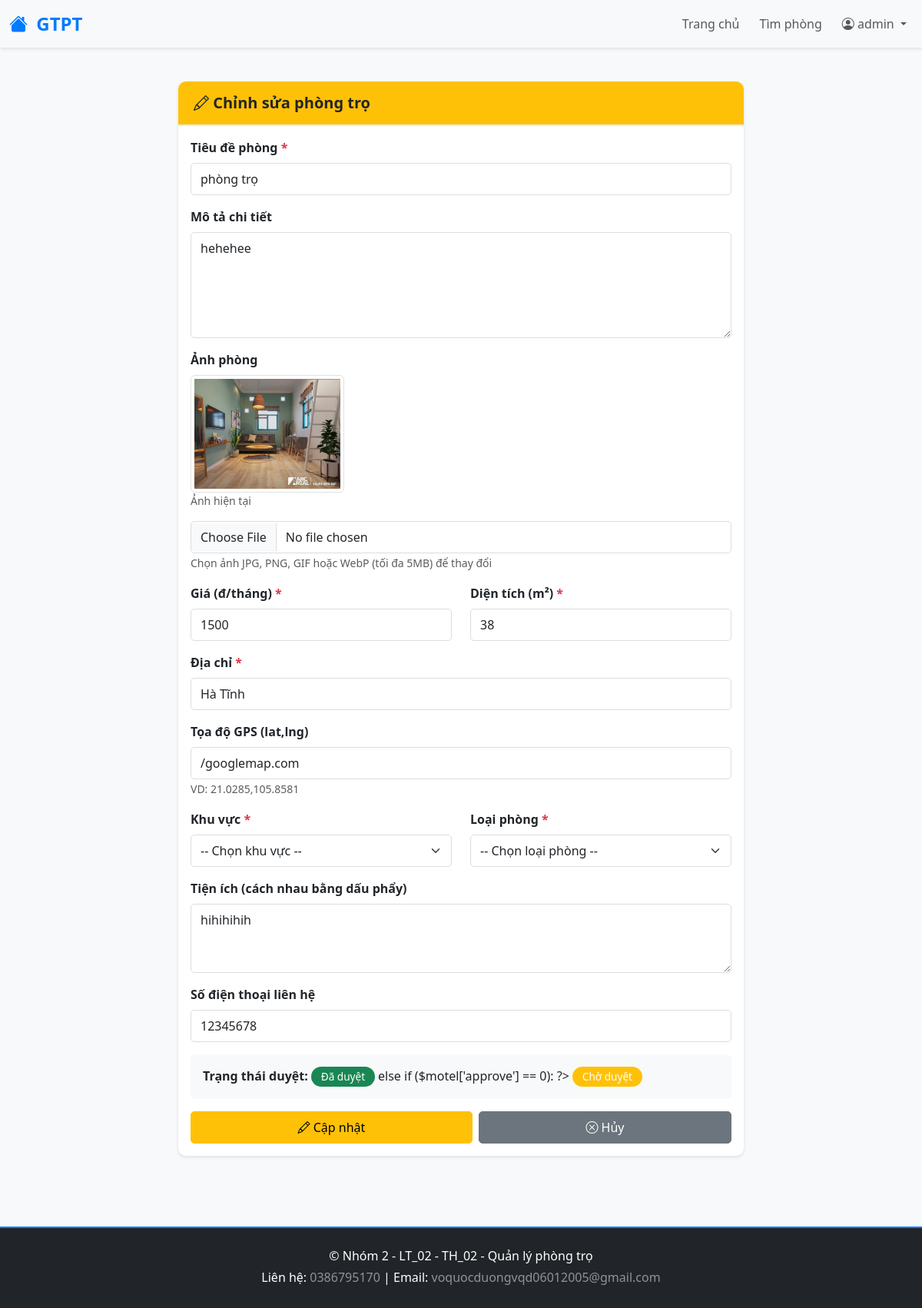
The page /motel/edit_motel.php?id=1 (signed in) on the database its author committed.
### tables this page shows
CREATE TABLE `motel` (
  `ID` int(10) NOT NULL,
  `title` varchar(255) NOT NULL,
  `description` text NOT NULL,
  `price` int(11) NOT NULL,
  `area` int(11) NOT NULL,
  `count_view` int(11) NOT NULL,
  `address` varchar(255) NOT NULL,
  `latlng` varchar(255) NOT NULL,
  `images` varchar(255) NOT NULL,
  `user_id` int(10) NOT NULL,
  `category_id` int(11) NOT NULL,
  `district_id` int(11) NOT NULL,
  `utilities` varchar(255) NOT NULL,
  `created_at` timestamp NOT NULL DEFAULT current_timestamp() ON UPDATE current_timestamp(),
  `phone` varchar(255) NOT NULL,
  `approve` int(11) NOT NULL
);

### motel/edit_motel.php (the view, shortened to what this page needs)
<?php
include '../config/connect.php';
$user_id = $_SESSION['user_id'];
$motel_id = isset($_GET['id']) ? (int)$_GET['id'] : 0;
try {
    $sql = "SELECT * FROM motel WHERE id = ? AND user_id = ?";
    $stmt = $conn->prepare($sql);
    $stmt->execute([$motel_id, $user_id]);
    $motel = $stmt->fetch();
} catch (PDOException $e) {
    die("Lỗi: " . $e->getMessage());
}
?>
<?php include '../includes/header.php'; ?>
<div class="container py-4">
    <div class="row">
        <div class="col-md-8 offset-md-2">
            <div class="card shadow-sm" style="border-radius: 10px;">
                <div class="card-header bg-warning text-dark" style="border-radius: 10px 10px 0 0;">
                    <h5 class="mb-0 fw-bold"><i class="bi bi-pencil"></i> Chỉnh sửa phòng trọ</h5>
                </div>
                <div class="card-body">
                    <form method="POST" enctype="multipart/form-data">
                        <div class="mb-3">
                            <label for="title" class="form-label fw-bold">Tiêu đề phòng <span class="text-danger">*</span></label>
                            <input
                                type="text"
                                class="form-control"
                                id="title"
                                name="title"
                                placeholder="VD: Phòng đơn gần ĐH Vinh"
                                value="<?php echo htmlspecialchars($motel['title']); ?>"
                                required
                            >
                        </div>
                        <div class="mb-3">
                            <label for="description" class="form-label fw-bold">Mô tả chi tiết</label>
                            <textarea
                                class="form-control"
                                id="description"
                                name="description"
                                rows="5"
                                placeholder="Mô tả chi tiết về phòng trọ..."
                            ><?php echo htmlspecialchars($motel['description']); ?></textarea>
                        </div>
                        <div class="mb-3">
                            <label for="images" class="form-label fw-bold">Ảnh phòng</label>
                            <?php if (!empty($motel['images']) && file_exists('../uploads/' . $motel['images'])): ?>
                                <div class="mb-3">
                                    <img src="../uploads/<?php echo htmlspecialchars($motel['images']); ?>" alt="<?php echo htmlspecialchars($motel['title']); ?>" class="img-thumbnail" style="max-width: 200px;">
                                    <p class="text-muted small">Ảnh hiện tại</p>
                                </div>
                            <?php endif; ?>
                            <input
                                type="file"
                                class="form-control"
                                id="images"
                                name="images"
                                accept="image/*"
                            >
                            <small class="text-muted">Chọn ảnh JPG, PNG, GIF hoặc WebP (tối đa 5MB) để thay đổi</small>
                        </div>
                        <div class="row">
                            <div class="col-md-6 mb-3">
                                <label for="price" class="form-label fw-bold">Giá (đ/tháng) <span class="text-danger">*</span></label>
                                <input
                                    type="number"
                                    class="form-control"
                                    id="price"
                                    name="price"
                                    placeholder="3000000"
                                    value="<?php echo htmlspecialchars($motel['price']); ?>"
                                    required
                                >
                            </div>
                            <div class="col-md-6 mb-3">
                                <label for="area" class="form-label fw-bold">Diện tích (m²) <span class="text-danger">*</span></label>
                                <input
                                    type="number"
                                    class="form-control"
                                    id="area"
                                    name="area"
                                    placeholder="25"
                                    value="<?php echo htmlspecialchars($motel['area']); ?>"
                                    required
                                >
                            </div>
                        </div>
                        <div class="mb-3">
                            <label for="address" class="form-label fw-bold">Địa chỉ <span class="text-danger">*</span></label>
                            <input
                                type="text"
                                class="form-control"
                                id="address"
                                name="address"
                                placeholder="123 Đ. Lê Lợi, Hoàn Kiếm, Hà Nội"
                                value="<?php echo htmlspecialchars($motel['address']); ?>"
                                required
                            >
                        </div>
                        <div class="mb-3">
                            <label for="latlng" class="form-label fw-bold">Tọa độ GPS (lat,lng)</label>
                            <input
                                type="text"
                                class="form-control"
                                id="latlng"
                                name="latlng"
                                placeholder="21.0285,105.8581"
                                value="<?php echo htmlspecialchars($motel['latlng']); ?>"
                            >
                            <small class="text-muted">VD: 21.0285,105.8581</small>
                        </div>
                        <div class="row">
                            <div class="col-md-6 mb-3">
                                <label for="district_id" class="form-label fw-bold">Khu vực <span class="text-danger">*</span></label>
                                <select name="district_id" id="district_id" class="form-select" required>
                                    <option value="">-- Chọn khu vực --</option>
                                </select>
                            </div>
                            <div class="col-md-6 mb-3">
                                <label for="category_id" class="form-label fw-bold">Loại phòng <span class="text-danger">*</span></label>
                                <select name="category_id" id="category_id" class="form-select" required>
                                    <option value="">-- Chọn loại phòng --</option>
                                </select>
                            </div>
                        </div>
                        <div class="mb-3">
                            <label for="utilities" class="form-label fw-bold">Tiện ích (cách nhau bằng dấu phẩy)</label>
                            <textarea
                                class="form-control"
                                id="utilities"
                                name="utilities"
                                rows="3"
                                placeholder="VD: Máy lạnh, Wifi, Bếp, Nóng lạnh"
                            ><?php echo htmlspecialchars($motel['utilities']); ?></textarea>
                        </div>
                        <div class="mb-3">
                            <label for="phone" class="form-label fw-bold">Số điện thoại liên hệ</label>
                            <input
                                type="tel"
                                class="form-control"
                                id="phone"
                                name="phone"
                                placeholder="0987654321"
                                value="<?php echo htmlspecialchars($motel['phone']); ?>"
                            >
                        </div>
                        <div class="mb-3 p-3 bg-light rounded">
                            <strong>Trạng thái duyệt:</strong>
                            <?php if ($motel['approve'] == 1): ?>
                                <span class="badge bg-success">Đã duyệt</span>
                            else if ($motel['approve'] == 0): ?>
                                <span class="badge bg-warning">Chờ duyệt</span>
                            <?php else: ?>
                                <span class="badge bg-danger">Bị từ chối</span>
                            <?php endif; ?>
                        </div>
                        <div class="d-flex gap-2">
                            <button type="submit" class="btn btn-warning flex-grow-1">
                                <i class="bi bi-pencil"></i> Cập nhật
                            </button>
                            <a href="my_motels.php" class="btn btn-secondary flex-grow-1">
                                <i class="bi bi-x-circle"></i> Hủy
                            </a>
                        </div>
                    </form>
                </div>
            </div>
        </div>
    </div>
</div>
<?php include '../includes/footer.php'; ?>

### assets/css/style.css (style rules this page uses)
:root { --primary-color: #007bff; --secondary-color: #6c757d; --success-color: #28a745; --danger-color: #dc3545; --warning-color: #ffc107; --info-color: #17a2b8; }
* { margin: 0; padding: 0; box-sizing: border-box; }
body { font-family: 'Segoe UI', Tahoma, Geneva, Verdana, sans-serif; background-color: #f8f9fa; color: #333; }
.card { border: none; transition: transform 0.3s ease, box-shadow 0.3s ease; }
.card-header { border-bottom: 2px solid #e9ecef; padding: 1rem 1.25rem; }
.btn { border-radius: 5px; padding: 0.5rem 1rem; transition: all 0.3s ease; font-weight: 500; }
.form-control, .form-select { border-radius: 5px; border: 1px solid #ddd; padding: 0.5rem 0.75rem; transition: border-color 0.3s ease, box-shadow 0.3s ease; }
.badge { border-radius: 20px; padding: 0.4rem 0.8rem; font-size: 0.85rem; font-weight: 500; }
.shadow-sm { box-shadow: 0 2px 4px rgba(0, 0, 0, 0.1) !important; }
.rounded { border-radius: 5px; }
.fw-bold { font-weight: 600; }
.text-muted { color: #6c757d; }
.gap-2 { gap: 0.5rem; }

### includes/header.php (style rules this page uses)
:root { --primary-color: #007bff; --secondary-color: #6c757d; --success-color: #28a745; --danger-color: #dc3545; }
body { font-family: 'Segoe UI', Tahoma, Geneva, Verdana, sans-serif; margin: 0; padding: 0; }

### rows shown on the page
motel: title "phòng trọ", description "hehehee", images (picture), price "1500", area "38", address "Hà Tĩnh", latlng "/googlemap.com", utilities "hihihihih", phone "12345678"

### other values the page prints
$_SESSION['username'] "admin"
